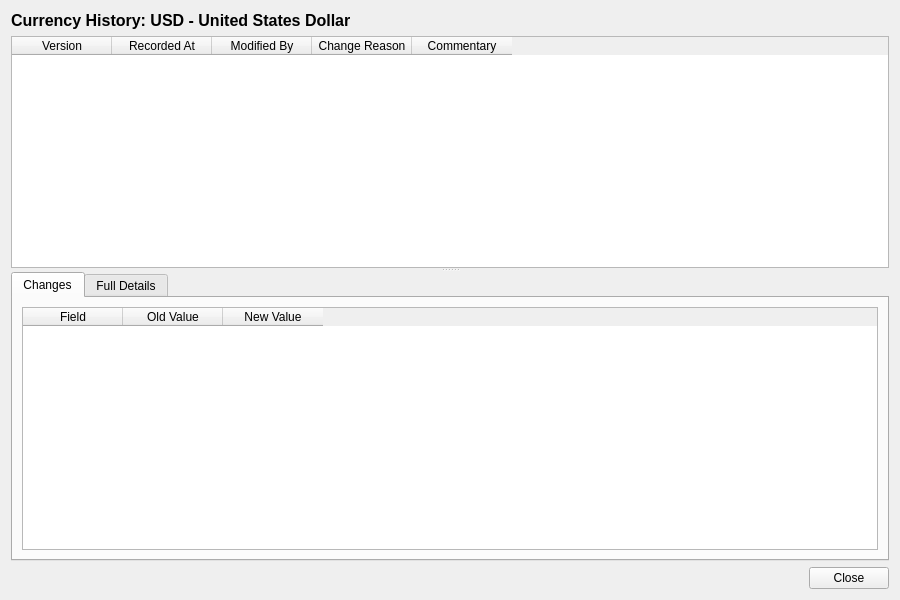
<?xml version="1.0" encoding="UTF-8"?>
<ui version="4.0">
 <class>CurrencyHistoryDialog</class>
 <widget class="QWidget" name="CurrencyHistoryDialog">
  <property name="geometry">
   <rect>
    <x>0</x>
    <y>0</y>
    <width>900</width>
    <height>600</height>
   </rect>
  </property>
  <property name="windowTitle">
   <string>Currency History</string>
  </property>
  <layout class="QVBoxLayout" name="verticalLayout">
   <item>
    <widget class="QLabel" name="titleLabel">
     <property name="font">
      <font>
       <pointsize>12</pointsize>
       <bold>true</bold>
      </font>
     </property>
     <property name="text">
      <string>Currency History: USD - United States Dollar</string>
     </property>
    </widget>
   </item>
   <item>
    <widget class="QSplitter" name="splitter">
     <property name="orientation">
      <enum>Qt::Vertical</enum>
     </property>
     <widget class="QTableWidget" name="versionListWidget">
      <property name="minimumHeight">
       <number>150</number>
      </property>
      <property name="maximumHeight">
       <number>250</number>
      </property>
      <property name="alternatingRowColors">
       <bool>true</bool>
      </property>
      <property name="editTriggers">
       <set>QAbstractItemView::NoEditTriggers</set>
      </property>
      <property name="selectionMode">
       <enum>QAbstractItemView::SingleSelection</enum>
      </property>
      <property name="selectionBehavior">
       <enum>QAbstractItemView::SelectRows</enum>
      </property>
      <column>
       <property name="text">
        <string>Version</string>
       </property>
      </column>
      <column>
       <property name="text">
        <string>Recorded At</string>
       </property>
      </column>
      <column>
       <property name="text">
        <string>Modified By</string>
       </property>
      </column>
      <column>
       <property name="text">
        <string>Change Reason</string>
       </property>
      </column>
      <column>
       <property name="text">
        <string>Commentary</string>
       </property>
      </column>
     </widget>
     <widget class="QWidget" name="detailWidget">
      <layout class="QVBoxLayout" name="detailLayout">
       <property name="leftMargin">
        <number>0</number>
       </property>
       <property name="topMargin">
        <number>0</number>
       </property>
       <property name="rightMargin">
        <number>0</number>
       </property>
       <property name="bottomMargin">
        <number>0</number>
       </property>
       <item>
        <widget class="QTabWidget" name="tabWidget">
         <property name="currentIndex">
          <number>0</number>
         </property>
         <widget class="QWidget" name="changesTab">
          <attribute name="title">
           <string>Changes</string>
          </attribute>
          <layout class="QVBoxLayout" name="changesTabLayout">
           <item>
            <widget class="QTableWidget" name="changesTableWidget">
             <property name="editTriggers">
              <set>QAbstractItemView::NoEditTriggers</set>
             </property>
             <property name="alternatingRowColors">
              <bool>true</bool>
             </property>
             <property name="selectionMode">
              <enum>QAbstractItemView::SingleSelection</enum>
             </property>
             <property name="selectionBehavior">
              <enum>QAbstractItemView::SelectRows</enum>
             </property>
             <column>
              <property name="text">
               <string>Field</string>
              </property>
             </column>
             <column>
              <property name="text">
               <string>Old Value</string>
              </property>
             </column>
             <column>
              <property name="text">
               <string>New Value</string>
              </property>
             </column>
            </widget>
           </item>
          </layout>
         </widget>
         <widget class="QWidget" name="fullDetailsTab">
          <attribute name="title">
           <string>Full Details</string>
          </attribute>
          <layout class="QVBoxLayout" name="fullDetailsTabLayout">
           <item>
            <widget class="QTableWidget" name="detailsTableWidget">
             <property name="editTriggers">
              <set>QAbstractItemView::NoEditTriggers</set>
             </property>
             <property name="alternatingRowColors">
              <bool>true</bool>
             </property>
             <property name="selectionMode">
              <enum>QAbstractItemView::NoSelection</enum>
             </property>
             <column>
              <property name="text">
               <string>Field</string>
              </property>
             </column>
             <column>
              <property name="text">
               <string>Value</string>
              </property>
             </column>
            </widget>
           </item>
          </layout>
         </widget>
        </widget>
       </item>
      </layout>
     </widget>
    </widget>
   </item>
   <item>
    <layout class="QHBoxLayout" name="buttonLayout">
     <item>
      <spacer name="horizontalSpacer">
       <property name="orientation">
        <enum>Qt::Horizontal</enum>
       </property>
       <property name="sizeHint" stdset="0">
        <size><width>40</width><height>20</height></size>
       </property>
      </spacer>
     </item>
     <item>
      <widget class="QPushButton" name="closeButton">
       <property name="text">
        <string>Close</string>
       </property>
      </widget>
     </item>
    </layout>
   </item>
  </layout>
 </widget>
 <resources/>
 <connections/>
</ui>
